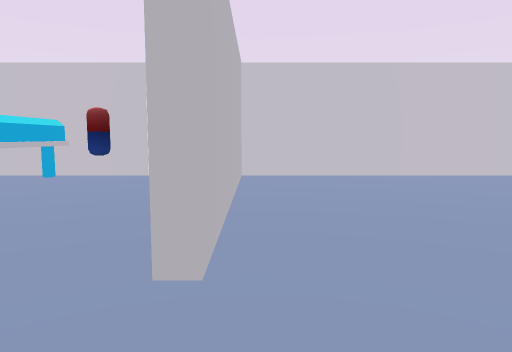
[1] (above)

17 first-person views from a walk through a Unity game level. The camera is 1.5 m above the floor, tilts 6° down and sees 70° across. The floor is counted in squares, 2 m on a side. Each view is taken from the middle of a square. On the plan, view 1 faces up. The plan holds only what a view shows up to about 11 squares ahead; the rest is blank. The player character is not drawn.

[2]
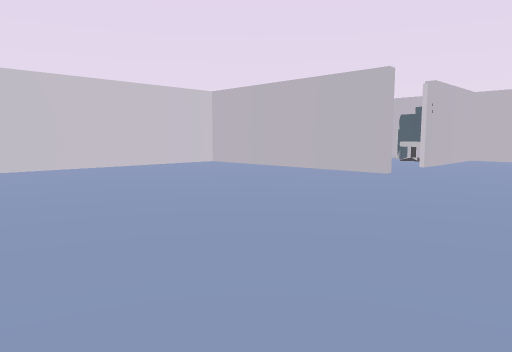

[3]
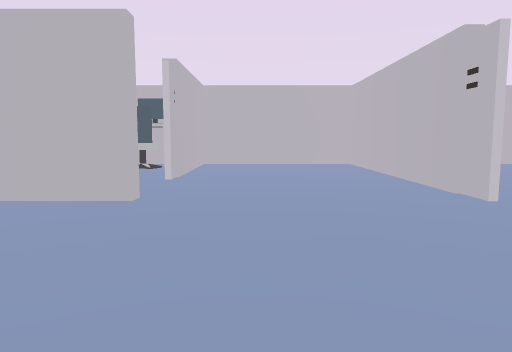

[4]
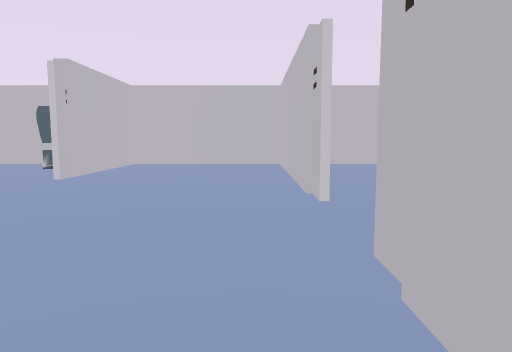

[5]
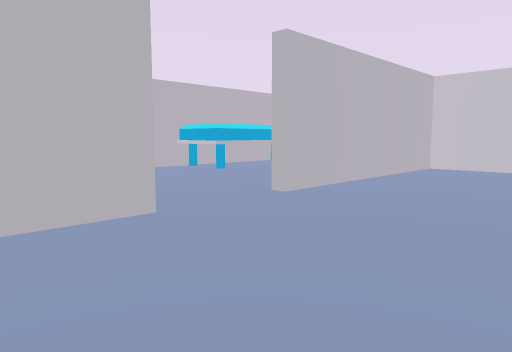

[6]
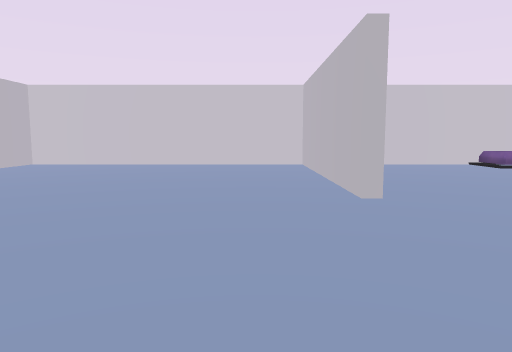

[7]
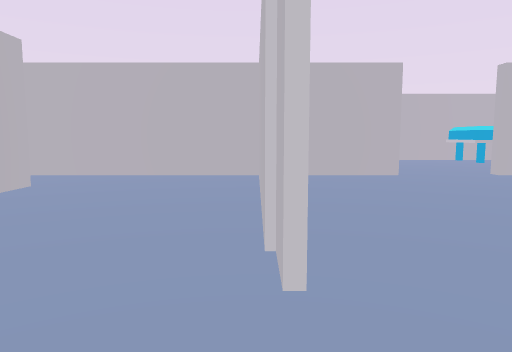

[8]
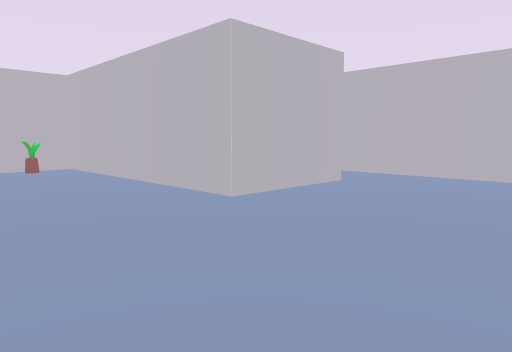

[9]
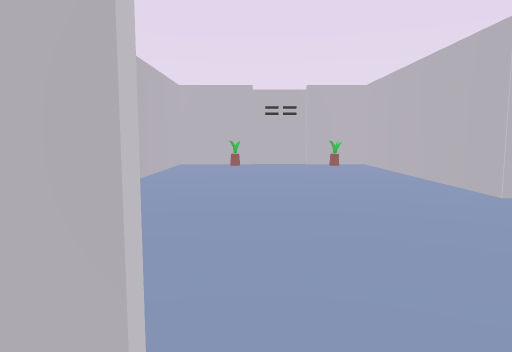

[10]
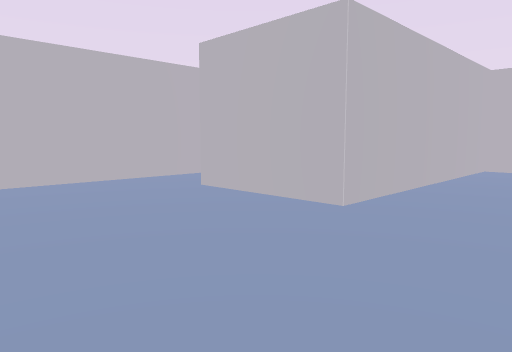

[11]
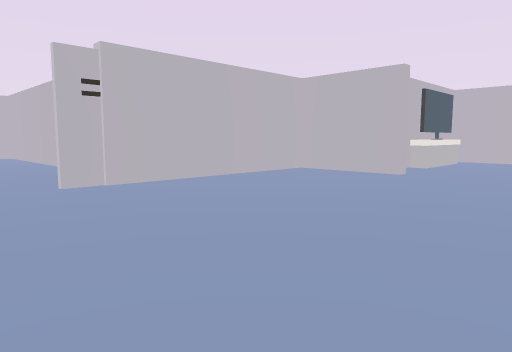

[12]
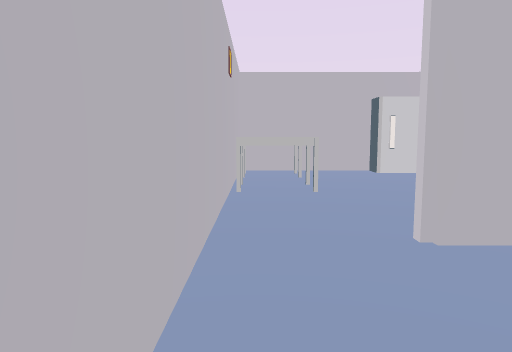

[13]
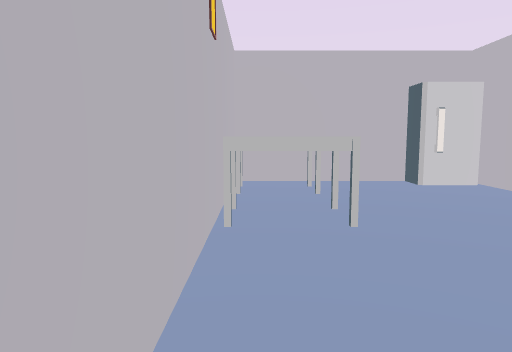

[14]
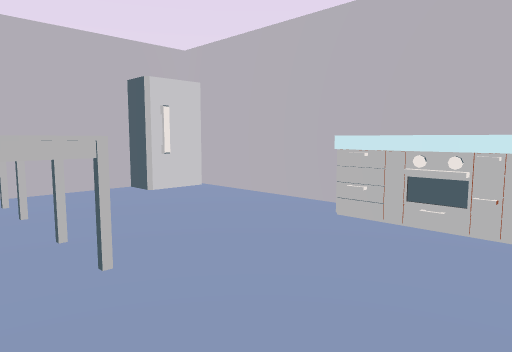

[15]
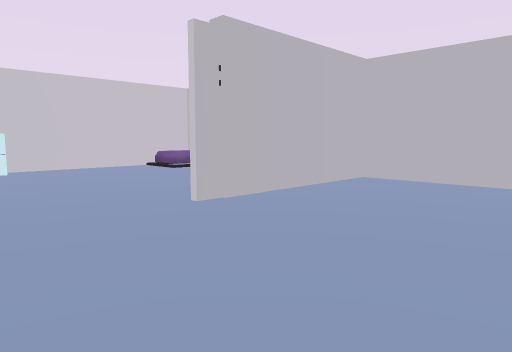

[16]
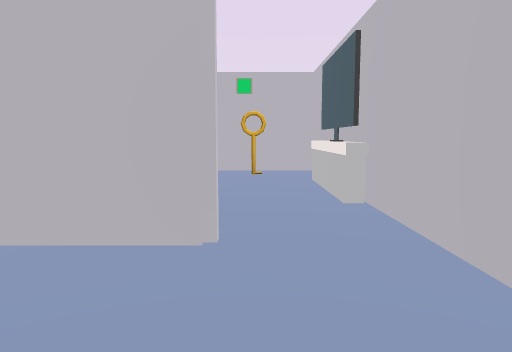

[17]
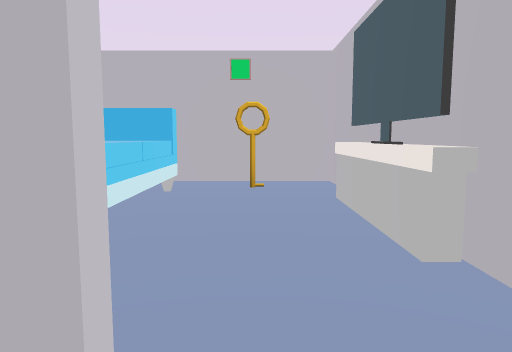

### Floor plan
Points are (right, up) in squares from view 1. A wall is a line through its corners. A room is listed if a view was taken in it or the views show most of it. See-through windows are left out.
Room 1 (views 1, 2, 3, 4, 5, 9, 11, 15)
walls: (7.3, 1.4) (7.3, 6.4); (7.2, -2.8) (13.4, -2.8) (13.4, 1.5) (9.5, 1.5); (-0.3, -0.1) (-0.3, -2.8) (5.4, -2.8); (7.2, 7.3) (-0.2, 7.3); (-0.3, 6.5) (-0.3, 1.8)
ways out: opening at (6.5, -3) to room 2; opening at (-0.5, 0.5); opening at (9, 1)
objects: other object (-1, 7); other object (8, 7)
Room 2 (views 6, 7, 8, 10, 12, 13, 14, 16, 17)
walls: (9.4, -8.4) (9.4, -12); (10.4, -6.5) (11.9, -6.5); (5.4, -2.9) (0.2, -2.9); (10.8, -12.3) (13.4, -12.3) (13.4, -4); (1.2, -6.5) (3.9, -6.5) (3.9, -12.3) (9.1, -12.3) (9.1, -8.1); (-0.3, -2.9) (-0.3, -7.6)
ways out: opening at (6.5, -3) to room 1; opening at (1, -7)
objects: other object (5, -12); other object (8, -12); other object (10, -12); other object (10, -9) to (10, -7); other object (13, -11); other object (13, -9)

Positions as (right, up) in squares from view 1, and headings:
1: (0, 0), facing up
2: (0, -2), facing up-right
3: (3, 0), facing right
4: (3, -2), facing right
5: (3, -2), facing up-left
6: (6, -3), facing up
7: (7, -3), facing left
8: (7, -3), facing down-left
9: (7, -2), facing down
10: (7, -3), facing down-right
11: (7, 3), facing down-left
12: (13, -4), facing down
13: (13, -6), facing down
14: (13, -7), facing down-left
15: (7, -2), facing up-right
16: (1, -4), facing down
17: (1, -6), facing down
